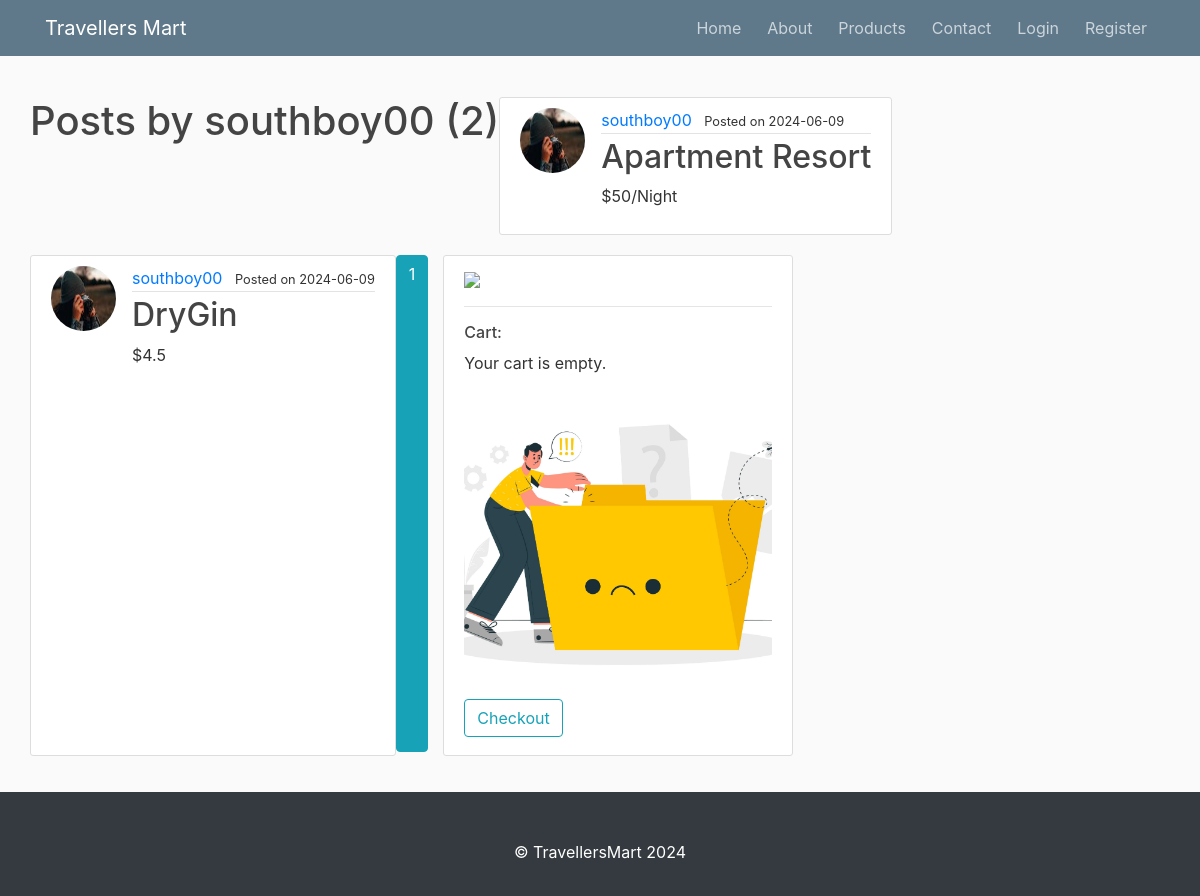
/user/southboy00, run on an earlier commit of the app's database.
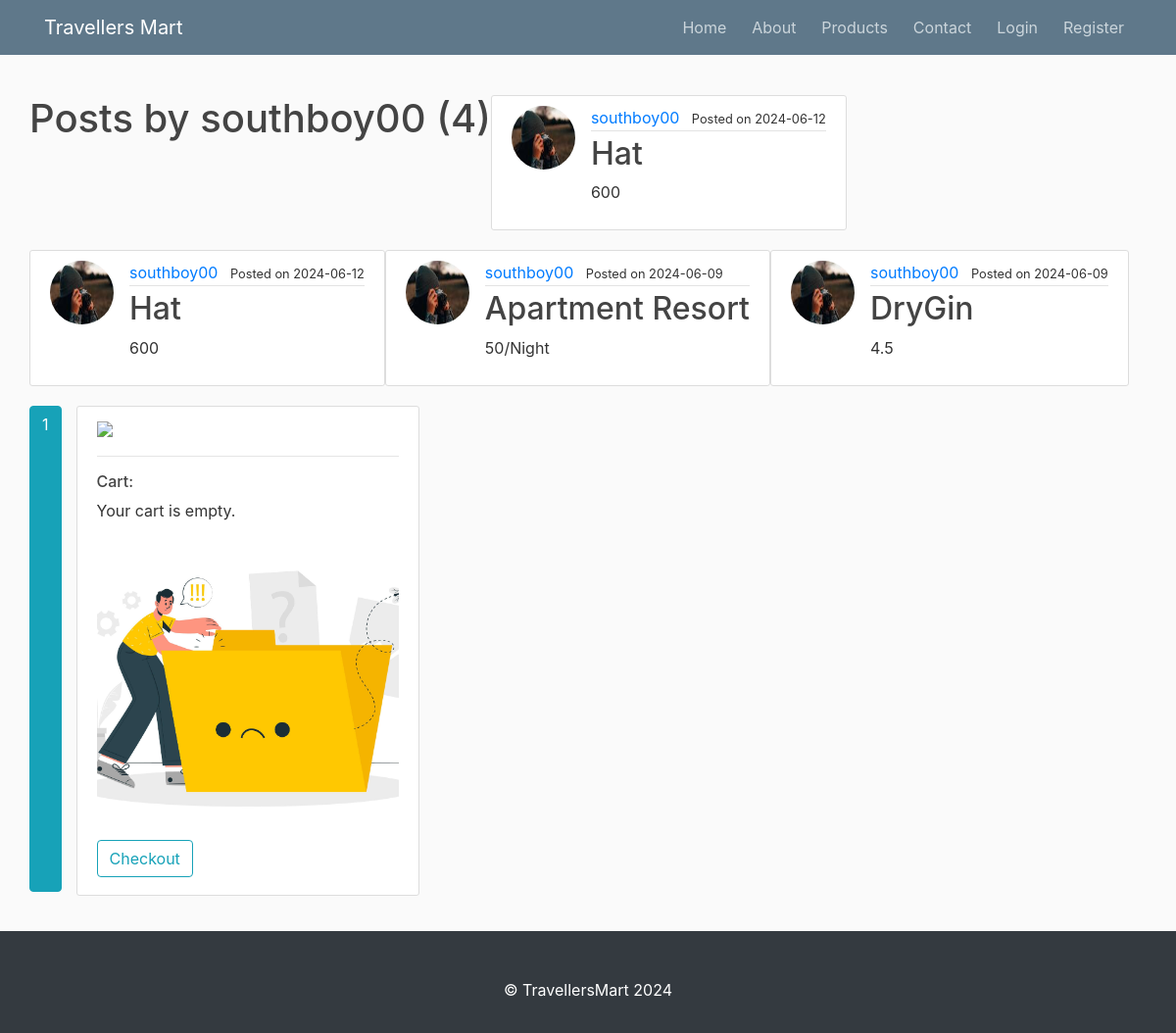
And on a later commit of the database.
### flask_station/models.py (models this page shows, shortened)
class User(db.Model, UserMixin):
    id = db.Column(db.Integer, primary_key=True)
    username = db.Column(db.String(20), unique=True, nullable=False)
    email = db.Column(db.String(120), unique=True, nullable=False)
    image_file = db.Column(db.String(20), nullable=False, default='default.jpeg')
    password = db.Column(db.String(60), nullable=False)
    posts = db.relationship('Post', backref='merchant', lazy="dynamic")
    cart_items = db.relationship('CartItem', backref='user', lazy=True)

class Post(db.Model):
    id = db.Column(db.Integer, primary_key=True)
    selling_item = db.Column(db.String(100), nullable=False,)
    content = db.Column(db.Text, nullable=False)
    price = db.Column(db.Text, nullable=False)
    image = db.Column(db.String(100), nullable=False)
    date_posted = db.Column(db.DateTime, nullable=False, default=datetime.utcnow)
    user_id = db.Column(db.Integer, db.ForeignKey('user.id'), nullable=False)

### flask_station/users/routes.py (the view)
@users.route('/user/<string:username>')
def user_posts(username):
    page = request.args.get('page', 1, type=int)
    user = User.query.filter_by(username=username).first_or_404()
    posts = Post.query.filter_by(merchant=user)\
        .order_by(Post.date_posted.desc())\
        .paginate(page=page, per_page=5)
    return render_template('user_post.html', posts=posts, user=user)

### run.py (called while the page is built)
@app.context_processor
def inject_request_path():
    return dict(request_path=request.path)

### flask_station/templates/user_post.html
{% extends "layout.html" %}
{% block content %}
    <h1 class="mb-3">Posts by {{ user.username }} ({{ posts.total }})</h1>
    {% for post in posts.items %}
        <article class="media content-section">
          <img class=" rounded-circle article-img" src="{{ url_for('static', filename='profile_pics/' + post.merchant.image_file) }}">
            <div class="media-body">
            <div class="article-metadata">
                <a class="mr-2" href="{{ url_for('users.user_posts', username=post.merchant.username) }}">{{ post.merchant.username }}</a>
                <small>Posted on {{ post.date_posted.strftime('%Y-%m-%d') }}</small>
            </div>
            <h2><a class="article-title" href="{{ url_for('posts.post', post_id=post.id) }}">{{ post.selling_item }}</a></h2>
            <p class="article-content">{{ post.price }}</p>
        </div>
      </article>
      {% endfor %}
      {% for page_num in posts.iter_pages(left_edge=1, right_edge=1, left_current=1, right_current=2) %}
        {% if page_num %}
          {% if posts.page == page_num %}
            <a class="btn btn-info mb-4" href="{{ url_for('users.user_posts', username=user.username, page=page_num) }}">{{ page_num }}</a>
          {% else %}
            <a class="btn btn-outline-info mb-4" href="{{ url_for('users.user_posts', username=user.username, page=page_num) }}">{{ page_num }}</a>
          {% endif %}
        {% else %}
          ...
        {% endif %}
      {% endfor %}
  {% endblock content %}

### flask_station/templates/layout.html (shortened to what this page needs)
<!DOCTYPE html>
<html>
<head>
  <link rel="stylesheet" href="https://maxcdn.bootstrapcdn.com/bootstrap/4.0.0/css/bootstrap.min.css"
>
  <link rel="stylesheet" type="text/css" href="{{url_for('static', filename='main.css') }}">
</head>
<body>
  <header class="site-header">
    <nav class="navbar navbar-expand-md navbar-dark bg-steel fixed-top">
      <div class="container">
        <a class="navbar-brand mr-4" href="/">Travellers Mart</a>
        <div class="collapse navbar-collapse" id="navbarToggle">
          <div class="navbar-nav ml-auto">
            <a class="nav-item nav-link" href="{{ url_for('main.home') }}">Home</a>
            <a class="nav-item nav-link" href="{{ url_for('main.about') }}">About</a>
            <a class="nav-item nav-link" href="{{ url_for('main.all_product') }}">Products</a>
            <a class="nav-item nav-link" href="{{ url_for('main.support') }}">Contact</a>
            {% if current_user.is_authenticated %}
            <a class="nav-item nav-link" href="{{ url_for('users.account') }}">Account</a>
            <a class="nav-item nav-link" href="{{ url_for('users.logout') }}">Logout</a>
            {% else %}
            <a class="nav-item nav-link" href="{{ url_for('users.login') }}">Login</a>
            <a class="nav-item nav-link" href="{{ url_for('users.register') }}">Register</a>
            {% endif %}
          </div>
        </div>
      </div>
    </nav>
  </header>
  <main role="main" class="container">
    <div class="row">
      <div class="col-md-12">
      </div>
    </div>
    <div class="row my-3">
      {% block content %}{% endblock %}
      {% if 'about' not in request.path %}
      <div class="col-md-4">
        <div class="content-section">
          <img class="img-fluid" src="https://images.pexels.com/photos/953862/pexels-photo-953862.jpeg" />
          <hr />
          <h6 class="my-2">Cart:</h6>
          <div class="cart-content">
            <div id="cart-container" class="cart-container">
              <p>Your cart is empty.</p>
              <div class="cart-bg"></div>
            </div>
            <div class="my-2" id="checkout">
              <button class="btn btn-outline-info">Checkout</button>
            </div>
          </div>
        </div>
      </div>
      {% endif %}
    </div>
  </main>
  <footer class="pt-5 pb-3 bg-dark text-center text-white">
    <p>&copy; TravellersMart 2024</p>
  </footer>
</body>
</html>

### flask_station/static/main.css (style rules this page uses)
body { background: #fafafa; color: #333333; margin-top: 5rem; }
h1, h2, h3, h4, h5, h6 { color: #444444; }
.bg-steel { background-color: #5f788a; }
.site-header .navbar-nav .nav-link { color: #cbd5db; margin-left: 10px; }
.content-section { background: #ffffff; padding: 10px 20px; border: 1px solid #dddddd; border-radius: 3px; margin-bottom: 20px; }
.article-title { color: #444444; }
.article-content { white-space: pre-line; }
.article-img { height: 65px; width: 65px; margin-right: 16px; }
.article-metadata { padding-bottom: 1px; margin-bottom: 4px; border-bottom: 1px solid #e3e3e3 }
.cart-container { max-height: 55vh; overflow: auto; }
.cart-bg { background-image: url("./profile_pics/empty.jpg"); height: 300px; background-position: center; background-size: cover; }

What changed in the data, as far as the page shows it:
added Post: image_file (picture), merchant.username "southboy00", date_posted "2024-06-12", selling_item "Hat", price "600"
added Post: image_file (picture), merchant.username "southboy00", date_posted "2024-06-12", selling_item "Hat", price "600"
changed Post "Apartment Resort": price "$50/Night" → "50/Night"
changed Post "DryGin": price "$4.5" → "4.5"
Also different on the page:
{{ posts.total }}: "2" → "4"
